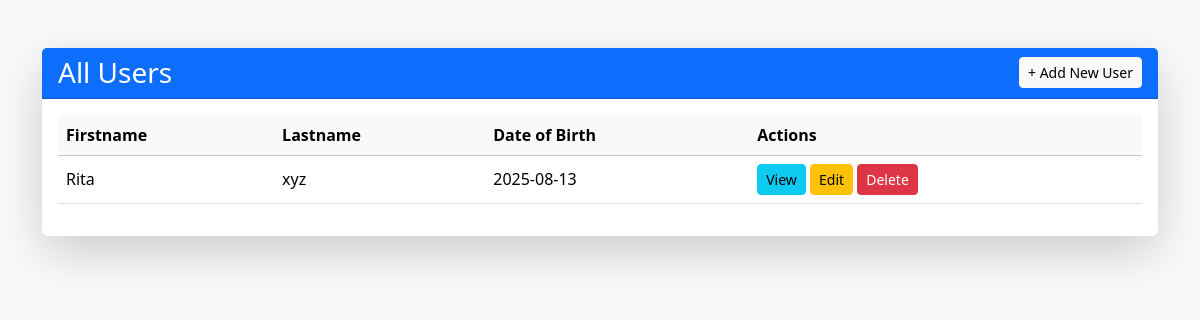
/users, run on an earlier commit of the app's database.
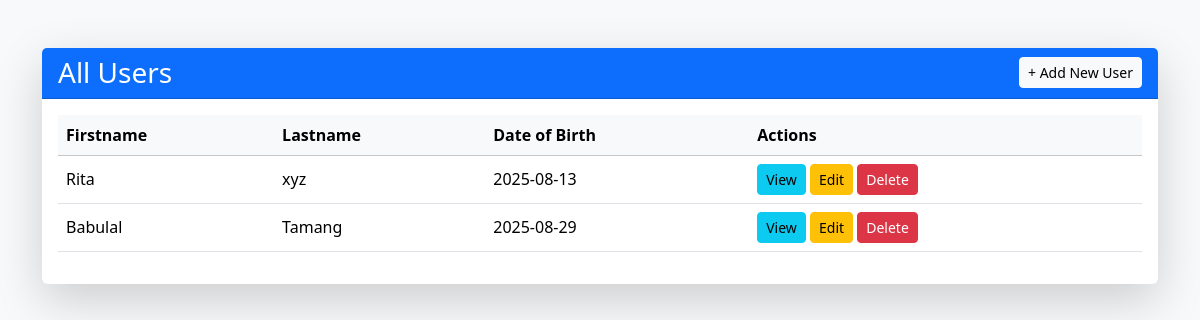
And on a later commit of the database.
### users/models.py (models this page shows)
class User(models.Model):
  firstname = models.CharField(max_length=255)
  lastname = models.CharField(max_length=255)
  dob=models.CharField(max_length=20)
  gender=models.CharField(max_length=20)
  password=models.CharField(max_length=200)
  email=models.CharField(max_length=200)
  username= models.CharField(max_length=255,default='')

### users/views.py (the view)
# urls.py: path('users', views.user_list, name='user_list'),
def user_list(request):
    users = User.objects.all()
    return render(request, 'user_list.html', {'users': users})

### users/templates/user_list.html (shortened to what this page needs)
<!DOCTYPE html>
<html>
<head>
    <link href="https://cdn.jsdelivr.net/npm/bootstrap@5.3.3/dist/css/bootstrap.min.css" rel="stylesheet">
</head>
<body class="bg-light">
<div class="container mt-5">
    <div class="card shadow-lg border-0">
        <div class="card-header bg-primary text-white d-flex justify-content-between align-items-center">
            <h3 class="mb-0">All Users</h3>
            <a href="{% url 'register' %}" class="btn btn-light btn-sm">+ Add New User</a>
        </div>
        <div class="card-body">
            {% if users %}
            <div class="table-responsive">
                <table class="table table-hover align-middle">
                    <thead class="table-light">
                        <tr>
                            <th>Firstname</th>
                            <th>Lastname</th>
                            <th>Date of Birth</th>
                            <th>Actions</th>
                        </tr>
                    </thead>
                    <tbody>
                        {% for user in users %}
                        <tr>
                            <td>{{ user.firstname }}</td>
                            <td>{{ user.lastname }}</td>
                            <td>{{ user.dob }}</td>
                            <td>
                                <a href="{% url 'user_detail' user.pk %}" class="btn btn-info btn-sm">View</a>
                                <a href="{% url 'user_update' user.pk %}" class="btn btn-warning btn-sm">Edit</a>
                                <a href="{% url 'user_delete' user.pk %}" class="btn btn-danger btn-sm"
                                   onclick="return confirm('Are you sure you want to delete this user?')">Delete</a>
                            </td>
                        </tr>
                        {% endfor %}
                    </tbody>
                </table>
            </div>
            {% else %}
                <p class="text-center text-muted">No users found.</p>
            {% endif %}
        </div>
    </div>
</div>
</body>
</html>

What changed in the data, as far as the page shows it:
added User: firstname "Babulal", lastname "Tamang", dob "2025-08-29"
